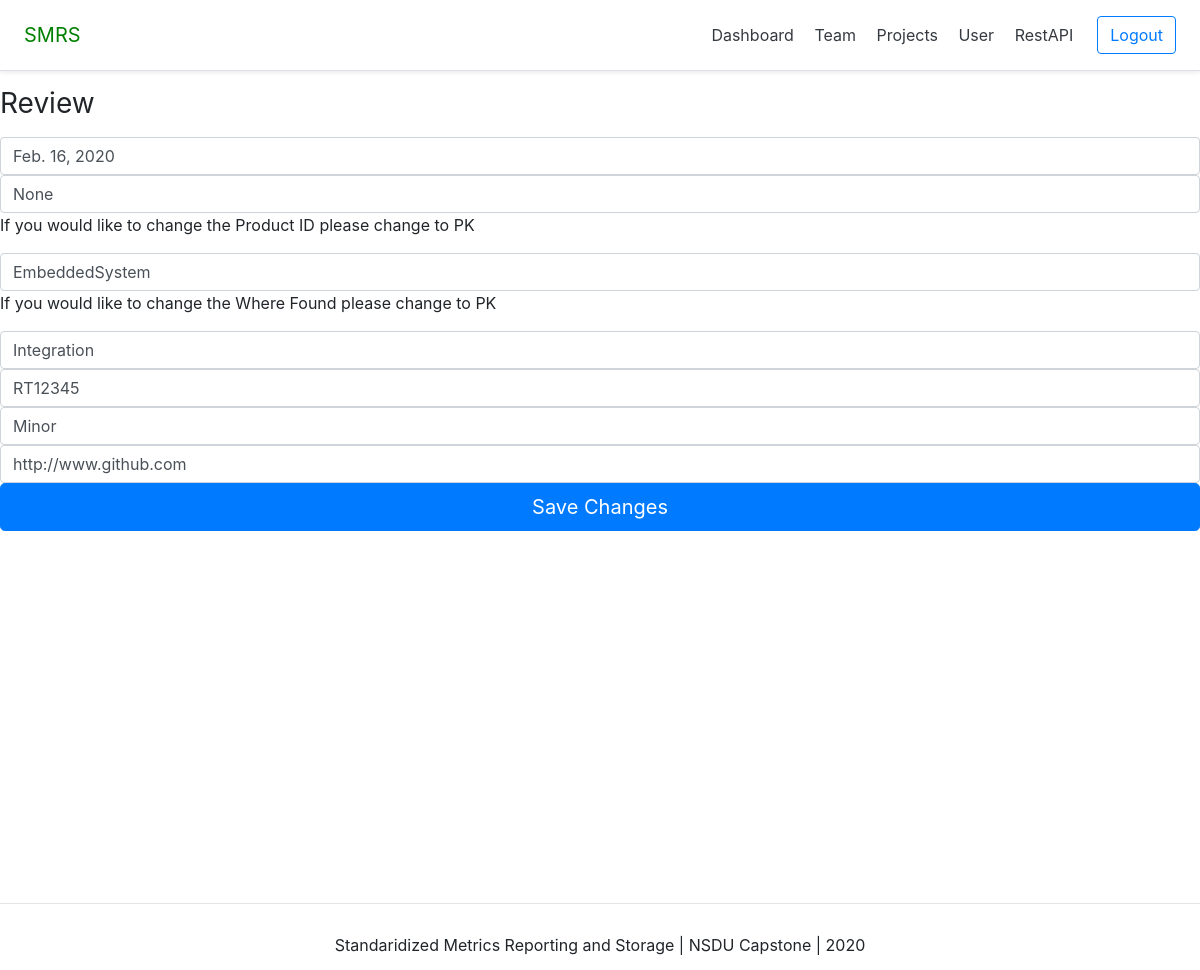
Page /dashboard/review/1 (signed in) on the earlier database version.
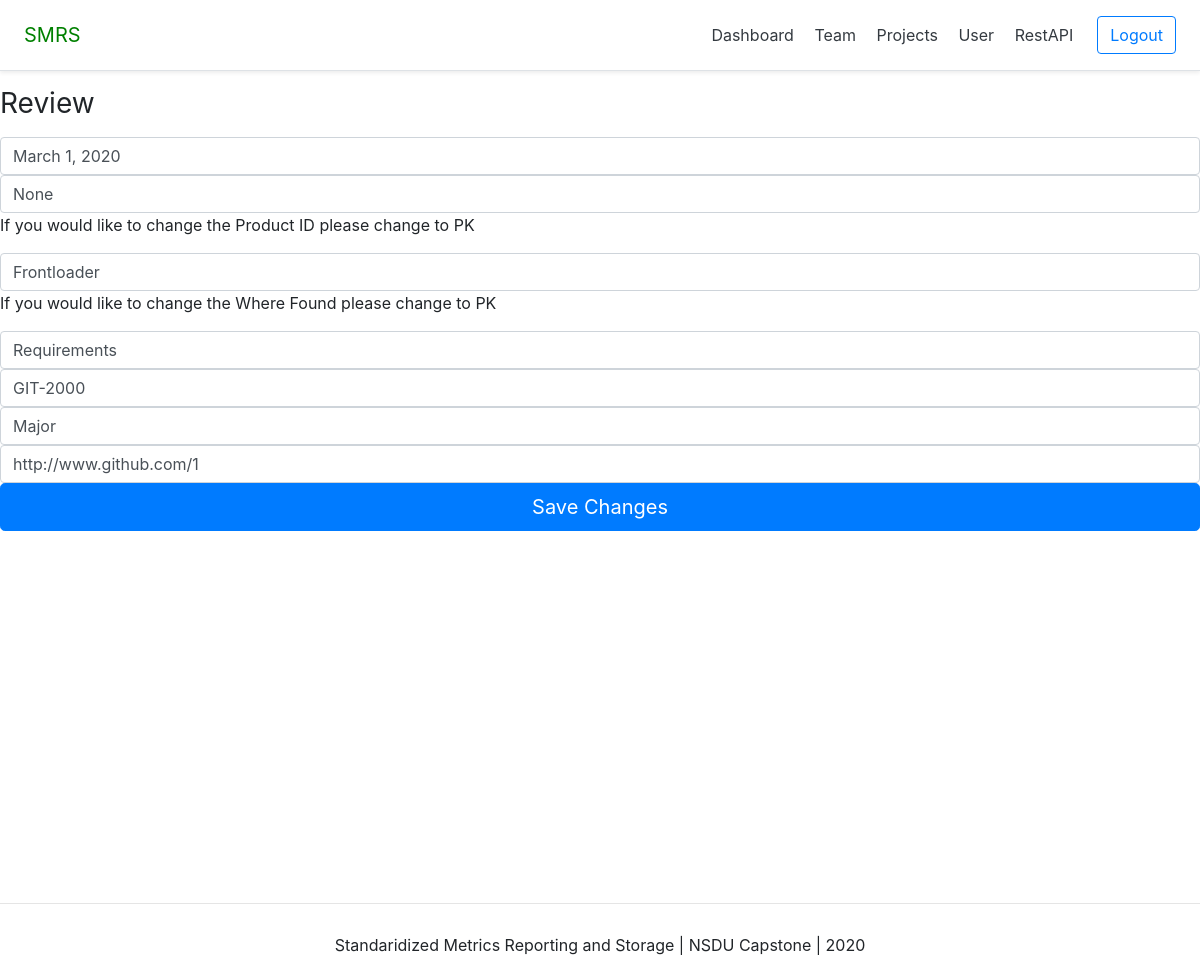
Same page on the later database version.
### restAPI/models.py (models this page shows, shortened)
class Review (models.Model):
    dateOpened              = models.DateField(auto_now=False, auto_now_add=False)
    dateClosed              = models.DateField(blank=True, null=True)
    projectID               = models.ForeignKey(Project, on_delete=models.CASCADE)
    whereFound              = models.ForeignKey(PhaseType, on_delete=models.CASCADE)
    tag                     = models.CharField(max_length=50, unique=True)
    severity                = models.CharField(choices=MajorMinorChoices,max_length=25)
    url                     = models.URLField(max_length=200, unique=True)

class Project (models.Model):
    name                    = models.CharField(max_length=25)
    productOwner            = models.ForeignKey(model.Account, null = True, blank = True, on_delete=models.CASCADE)
    teamID                  = models.ForeignKey(model.Team, on_delete=models.CASCADE)
    def __str__(self):
        return self.name

class PhaseType (models.Model):
    phase_type               = models.CharField(max_length=25)
    def __str__(self):
        return self.phase_type

### dashboard/views.py (the view)
# urls.py: path('review/<int:pk>', review_view, name='reviewDetail'),
def review_view(request, pk):
    context= {}
    user = request.user
    if not user.is_authenticated:
        return redirect("acccount:login")
    currentReview = Review.objects.filter(pk = pk).first()
    if request.POST:
        form = ReviewForm(request.POST)
        if form.is_valid():
            form.initial = {
                "dateOpened": request.POST["dateOpened"],
                "dateClosed": request.POST["dateClosed"],
                "projectID" : request.POST["projectID"],
                "whereFound": request.POST["whereFound"],
                "tag"       : request.POST["tag"],
                "severity"  : request.POST["severity"],
                "url"       : request.POST["url"]
            }
            form.save()
            context["success_message"] = "Updated"
    else:
        form = ReviewForm(
             initial = {
                "dateOpened": currentReview.dateOpened,
                "dateClosed": currentReview.dateClosed,
                "projectID" : currentReview.projectID,
                "whereFound": currentReview.whereFound,
                "tag"       : currentReview.tag,
                "severity"  : currentReview.severity,
                "url"       : currentReview.url,
             }
        )
    context['form'] = form
    return render(request, "dashboard/review_detail.html", context)

### dashboard/forms.py
class ReviewForm(forms.ModelForm):
    dateClosed = forms.DateField(required=False)
    class Meta:
        model = Review
        fields = ('dateOpened','dateClosed','projectID','whereFound','tag','severity','url')

### dashboard/templates/dashboard/review_detail.html (shortened to what this page needs)
{% extends 'base.html' %}
{% block content %}
<form class="form-signin" method="post">{% csrf_token %}
    <h1 class="h3 mb-3 font-weight-normal">Review</h1>
    <input type="text" name="dateOpened"  class="form-control" placeholder="Date Opened" required autofocus value = "{{form.initial.dateOpened}}">
    <input type="text" name="dateClosed"  class="form-control" placeholder="Date Closed" value = "{{form.initial.dateClosed}}">
    <p> If you would like to change the Product ID please change to PK</p>
    {% for field in form %}
        {% if field.name == "projectID" %}
        <input list="projectID" name="projectID"   class="form-control" placeholder="Project ID"  required value = "{{form.initial.projectID}}" >
        {% endif %}
    {% endfor %}
    <p> If you would like to change the Where Found please change to PK</p>
    {% for field in form %}
        {% if field.name == "whereFound" %}
        <input list="whereFound" name="whereFound"  class="form-control" placeholder="Where Found" required value = "{{form.initial.whereFound}}">
        {% endif %}
    {% endfor %}
    <input type="text"        name="tag"                class="form-control" placeholder="Tag"         required value = "{{form.initial.tag}}">
    <input type="text"   name="severity"      class="form-control" placeholder="Severity"    required value = "{{form.initial.severity}}">
    <input type="text"        name="url"                class="form-control" placeholder="URL"         required value = "{{form.initial.url}}">
    <button class="btn btn-lg btn-primary btn-block" type="submit">Save Changes</button>
  </form>
{% endblock content %}

Differences in the rows shown:
no longer on this page (row unchanged): Project: projectID "EmbeddedSystem"
no longer on this page (row unchanged): PhaseType: whereFound "Integration"
changed Review: dateOpened "Feb. 16, 2020" → "March 1, 2020"; tag "RT12345" → "GIT-2000"; severity "Minor" → "Major"; url "http://www.github.com" → "http://www.github.com/1"
now on this page (row unchanged): Project: projectID "Frontloader"
now on this page (row unchanged): PhaseType: whereFound "Requirements"
